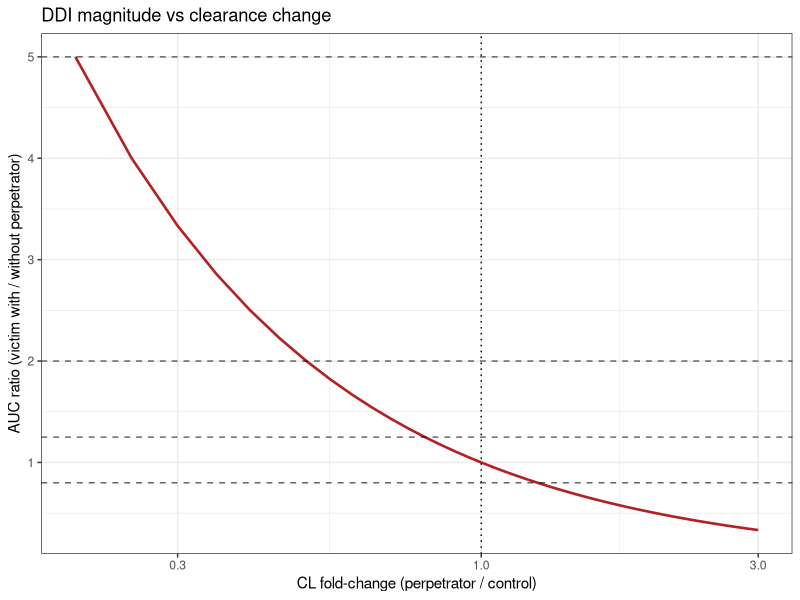
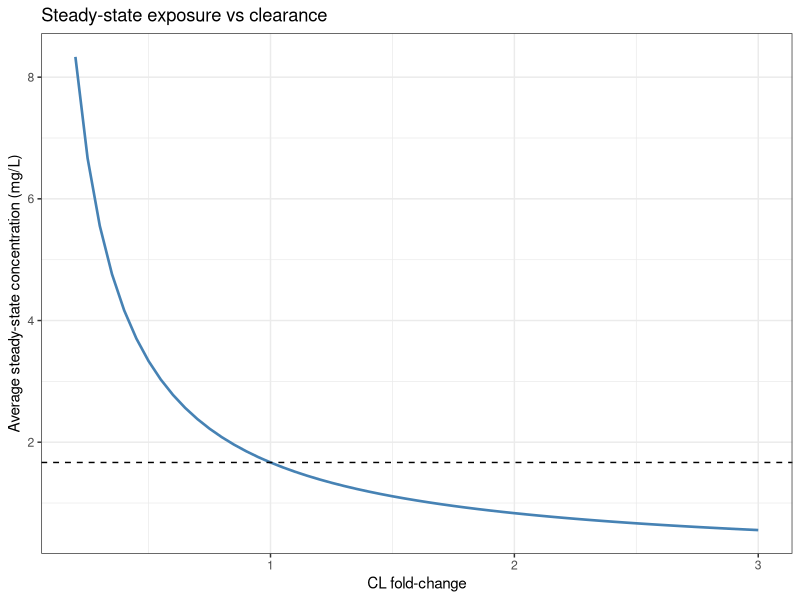

The R source for these figures, in order:
# Drug–Drug Interactions
# Extracted executable R code from 25-drug-drug-interactions.qmd
# Generated by scripts/extract_code.R — do not edit by hand.
# Regenerate: Rscript scripts/extract_code.R   (book repo)
#             Rscript scripts/extract_code.R --standalone   (bundle)
# Working directory: run from the repository root (data/ paths are relative).

# ----------------------------------------------------------------------
# Section: R Simulation: CL Sensitivity
# ----------------------------------------------------------------------
set.seed(20260731)
library(ggplot2)
library(dplyr)

CL_base <- 5.0   # L/h
D <- 100         # mg
tau <- 12        # h
Fbio <- 1        # named Fbio, not F, which is base R's FALSE

# CL fold-change from perpetrator
cl_fold <- seq(0.2, 3, by = 0.05)

ddi_df <- tibble(
  CL = CL_base * cl_fold,
  CL_fold = cl_fold,
  AUC_ratio = CL_base / CL,
  Css_avg = Fbio * D / (CL * tau)
)

ddi_df %>%
  filter(abs(CL_fold - 1) < 0.01 | CL_fold %in% c(0.25, 0.5, 2, 3)) %>%
  mutate(across(where(is.numeric), ~ round(.x, 3)))

# ----------------------------------------------------------------------
# Section: R: Visualize DDI Sensitivity
# ----------------------------------------------------------------------
ggplot(ddi_df, aes(CL_fold, AUC_ratio)) +
  geom_line(linewidth = 0.9, color = "firebrick") +
  geom_hline(yintercept = c(0.8, 1.25, 2, 5), linetype = "dashed", alpha = 0.6) +
  geom_vline(xintercept = 1, linetype = "dotted") +
  labs(
    x = "CL fold-change (perpetrator / control)",
    y = "AUC ratio (victim with / without perpetrator)",
    title = "DDI magnitude vs clearance change"
  ) +
  scale_x_log10() +
  theme_bw()

ggplot(ddi_df, aes(CL_fold, Css_avg)) +
  geom_line(linewidth = 0.9, color = "steelblue") +
  geom_hline(yintercept = Fbio * D / (CL_base * tau), linetype = "dashed") +
  labs(
    x = "CL fold-change",
    y = "Average steady-state concentration (mg/L)",
    title = "Steady-state exposure vs clearance"
  ) +
  theme_bw()

# ----------------------------------------------------------------------
# Section: R: Simulated DDI Crossover Study
# ----------------------------------------------------------------------
n <- 16
set.seed(20260731)

# True DDI: 60% CL reduction → AUC ratio = 1/0.4 = 2.5
cl_ddi_fold <- 0.4
true_auc_ratio <- 1 / cl_ddi_fold

ddi_study <- tibble(
  USUBJID = sprintf("%03d", 1:n),
  subj_eff = rnorm(n, 0, 0.18)
) %>%
  rowwise() %>%
  mutate(
    lnAUC_control = log(50) + subj_eff + rnorm(1, 0, 0.10),
    lnAUC_ddi = log(50 * true_auc_ratio) + subj_eff + rnorm(1, 0, 0.10)
  ) %>%
  ungroup()

diff_ln <- ddi_study$lnAUC_ddi - ddi_study$lnAUC_control
gmr <- exp(mean(diff_ln))
ci <- exp(mean(diff_ln) + c(-1, 1) * qt(0.95, n - 1) * sd(diff_ln) / sqrt(n))

data.frame(
  true_AUC_ratio = true_auc_ratio,
  observed_GMR = round(gmr, 2),
  CI_90 = paste0("[", round(ci[1], 2), ", ", round(ci[2], 2), "]"),
  classification = "Moderate inhibition"   # GMR ~2.5 falls in the 2-5 band
)
